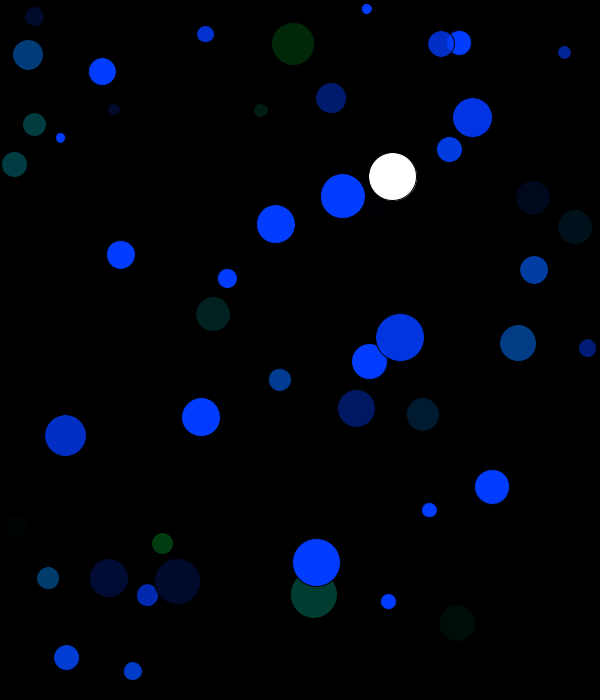
Frame 1 (no input)
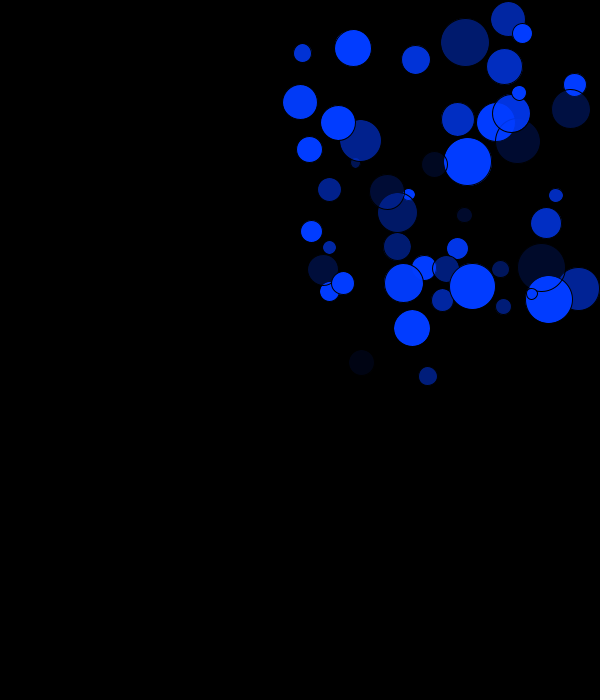
Frame 60 (the mouse pressed at the canvas centre just before this capture)
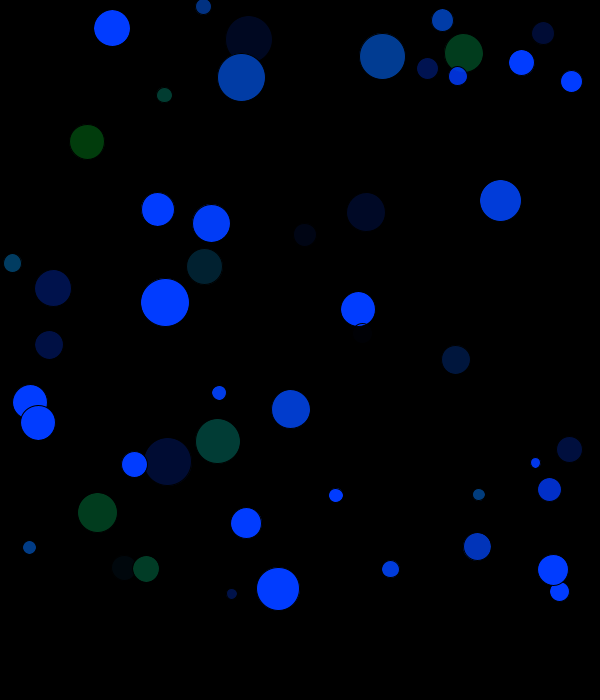
Frame 120 (the mouse held since frame 60 and released just before this capture)

The Processing sketch that drew these frames (run headless with seeded random() and noise(); from frame 60 on, the mouse is pressed at the canvas centre):

// Processing sketch: processing_33990
// ── processing_33990.pde

/*Elizabeth Clare
 August 11 2011
 moving lots of objects with arrays
 */
int numBalls = 50;
float[]speed =new float[numBalls];
float[]xPos=new float [numBalls]; // position on x axis
float[]yPos=new float [numBalls];//position on y axis
float[] ballSize=new float [numBalls];
boolean[] isGoingRight= new boolean [numBalls];
boolean[] isGoingDown =new boolean [numBalls];
float lastSavedTime=millis();
boolean startTimer = false;
float timeDelay=1000;

float[] r= new float [numBalls];
int g=500;
int b=10;



void setup () {
  size (600, 700);
  smooth();

  for (int i=0; i <numBalls; i++) {
    xPos[i]=random(0, width);//all of these are position and spped??
    yPos[i]=random(0, height);
    speed[i]=random(5, -2);
    r[i]=255;
    ballSize[i]=random (10, 50);
    isGoingRight[i] = true;
    isGoingDown[i] = false;
  }
}


void draw() {
  background(0);


  for (int i=0; i<numBalls; i++) {
    if (xPos[i] + ((ballSize[i])/2)>width) {
      isGoingRight[i]=false;////has to bounce after hitting 400
    }
    if (xPos[i] - ((ballSize[i])/2) < 0) {
      isGoingRight[i]=true; ///has to bounce after hitting 0
    }
    if (yPos[i]  + ((ballSize[i])/2) > height) {
      isGoingDown[i]=false;
    }   
    if (yPos[i] - ((ballSize[i])/2)< 0) {
      isGoingDown[i]=true;
    }

    if (isGoingRight[i]==true) {
      xPos[i]+=speed[i];
    }
    else {
      xPos[i]-=speed[i];
    }

    if (isGoingDown[i] == true) {
      yPos[i]+=speed[i];
    }
    else {
      yPos[i]-=speed[i];
    }
    ellipse (xPos[i], yPos[i], ballSize[i], ballSize[i]);
    fill(1, 60, xPos[i], yPos[i]);
  }
  if (startTimer && timeDelay<millis()-lastSavedTime) {
      for (int i=0; i<numBalls; i++) {
        isGoingRight[i] = ! isGoingRight[i];
        isGoingDown[i] = ! isGoingDown[i];
      }
      startTimer=false;
  }
}

void mouseReleased () {


     lastSavedTime=millis ();
     startTimer = true;
     
}
